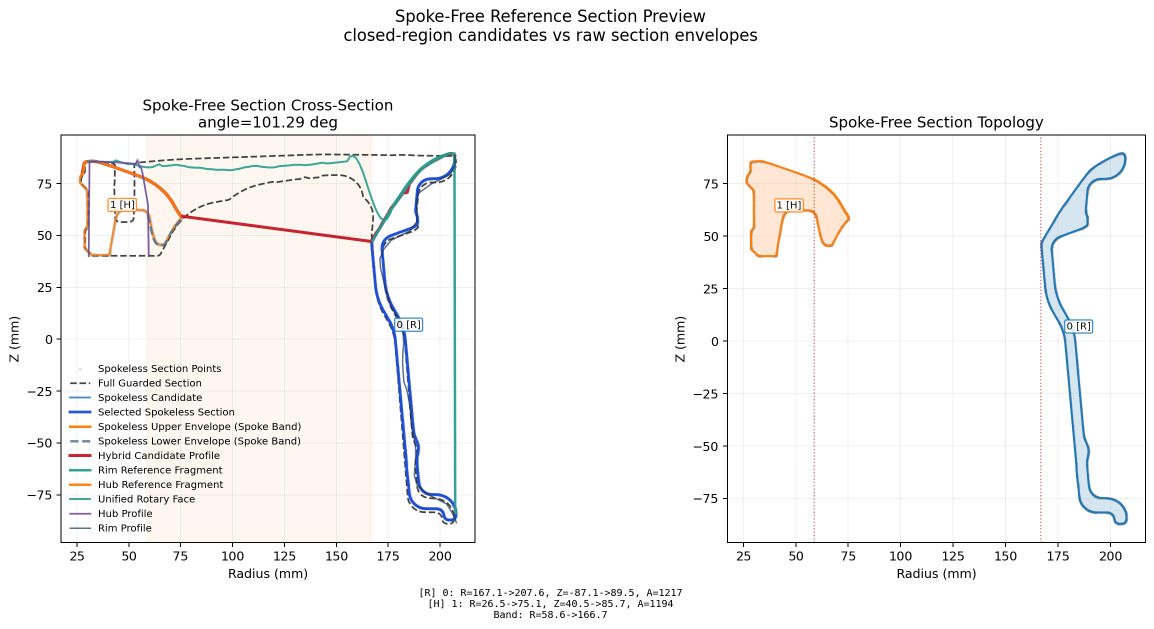
#> input picture specs/figures/stage01_spokeless_perception_4_2.png, 2308 x 1258 px (shown at 1/2 size)
$ python generate_stage_method_pipeline_figures.py
#> lines starting #> are read from the running program, lines starting #| are printed output that depends on the picture
from __future__ import annotations

from pathlib import Path
import shutil
import textwrap

import matplotlib

matplotlib.use("Agg")
import matplotlib.pyplot as plt
from matplotlib import font_manager
from matplotlib.patches import Ellipse, FancyArrowPatch, FancyBboxPatch, Circle, Rectangle, Wedge
from PIL import Image, ImageOps


ROOT = Path(__file__).resolve().parents[1]
FIG_DIR = ROOT / "specs" / "figures"
EXT_FIG_DIR = Path("F:/\u4e71\u4e03\u516b\u7cdf\u8d44\u6599/\u6bd5\u8bbe\u8d44\u6599/\u8bba\u6587\u56fe\u7247\u7d20\u6750")

SOURCE_FIGURES = {
    "stage01": FIG_DIR / "stage01_spokeless_perception_4_2.png",
    "stage02": FIG_DIR / "stage02_pcd_perception_4_3.png",
    "stage03": FIG_DIR / "stage03_hub_grooves_perception_4_4.png",
    "stage04": FIG_DIR / "stage04_spoke_member_diagnosis_4_5.png",
}


def zh(text: str) -> str:
    return text.encode("ascii").decode("unicode_escape")


def setup_font() -> None:
    for font_path in [
        r"C:\Windows\Fonts\msyh.ttc",
        r"C:\Windows\Fonts\simhei.ttf",
        r"C:\Windows\Fonts\simsun.ttc",
    ]:
        path = Path(font_path)
        if path.exists():
            font_manager.fontManager.addfont(path)
            plt.rcParams["font.sans-serif"] = [font_manager.FontProperties(fname=path).get_name()]
            break
    plt.rcParams["axes.unicode_minus"] = False


def wrap(text: str, width: int = 18) -> str:
    if any("\u4e00" <= ch <= "\u9fff" for ch in text):
        lines: list[str] = []
        current = ""
        for ch in text:
            current += ch
            if len(current) >= width:
                lines.append(current)
                current = ""
        if current:
            lines.append(current)
        return "\n".join(lines)
    return "\n".join(textwrap.wrap(text, width=width, break_long_words=True, replace_whitespace=False))


def add_arrow(fig, start: tuple[float, float], end: tuple[float, float], color: str = "#33556b") -> None:
    fig.patches.append(
        FancyArrowPatch(
            start,
            end,
            transform=fig.transFigure,
            arrowstyle="-|>",
            mutation_scale=18,
            linewidth=1.8,
            color=color,
            shrinkA=0,
            shrinkB=0,
        )
    )


def draw_card(ax, x: float, y: float, w: float, h: float, title: str, body: str, accent: str) -> None:
    ax.add_patch(
        FancyBboxPatch(
            (x, y),
            w,
            h,
            boxstyle="round,pad=0.018,rounding_size=0.03",
            linewidth=1.2,
            edgecolor=accent,
            facecolor="#f7fbfd",
        )
    )
    title_size = 9.7 if h < 0.14 else 11.5
    body_size = 8.2 if h < 0.14 else 9.6
    body_width = 18 if h < 0.14 else 16
    ax.text(x + 0.03, y + h - 0.026, title, fontsize=title_size, fontweight="bold", color="#102f43", va="top")
    ax.text(x + 0.03, y + h - 0.066, wrap(body, body_width), fontsize=body_size, color="#20272d", va="top", linespacing=1.20)


def draw_method_axis(ax, icon_kind: str, cards: list[tuple[str, str]], accent: str) -> None:
    ax.set_axis_off()
    ax.set_xlim(0, 1)
    ax.set_ylim(0, 1)
    ax.text(0.04, 0.96, zh(r"\u4e09\u7ef4\u611f\u77e5\u5165\u53e3"), fontsize=13, fontweight="bold", color="#102f43", va="top")
    draw_stage_schematic(ax, icon_kind, accent)
    ax.text(
        0.50,
        0.48,
        zh(r"\u5207\u7247\u6216\u6295\u5f71\u540e\u8f6c\u4e3a\u53ef\u5efa\u6a21\u53c2\u6570"),
        fontsize=9.2,
        color="#425767",
        ha="center",
        va="center",
    )
    y_positions = [0.325, 0.185, 0.045]
    for idx, ((title, body), y) in enumerate(zip(cards, y_positions), start=1):
        draw_card(ax, 0.07, y, 0.86, 0.105, f"{idx}. {title}", body, accent)
        if idx < len(cards):
            ax.annotate(
                "",
                xy=(0.50, y - 0.025),
                xytext=(0.50, y - 0.002),
                arrowprops=dict(arrowstyle="-|>", color=accent, lw=1.5),
            )


def draw_stage_schematic(ax, icon_kind: str, accent: str) -> None:
#> called with icon_kind = 'section', accent = '#2b6f9e'
    import math

    cx, cy = 0.50, 0.73
    if icon_kind == "section":
        ax.add_patch(Ellipse((cx, cy), 0.46, 0.23, angle=-12, fill=False, ec="#7f8d96", lw=1.6))
        ax.add_patch(Ellipse((cx + 0.04, cy - 0.02), 0.34, 0.15, angle=-12, fill=False, ec="#a7b0b6", lw=1.0))
        for offset in [-0.08, -0.04, 0.0, 0.04, 0.08]:
            ax.plot([cx - 0.20, cx + 0.22], [cy + offset, cy + offset - 0.08], color="#c0c8ce", lw=0.7)
        ax.add_patch(Rectangle((cx - 0.025, cy - 0.18), 0.05, 0.36, fc="#d9e6ef", ec=accent, lw=1.2, alpha=0.82))
        ax.text(cx, cy + 0.175, zh(r"\u8f74\u5411\u622a\u5e73\u9762"), fontsize=8.8, ha="center", color="#102f43")
        x = [0.25, 0.30, 0.35, 0.40, 0.48, 0.58, 0.64, 0.70, 0.75]
        y = [0.54, 0.55, 0.51, 0.43, 0.40, 0.42, 0.50, 0.55, 0.55]
        ax.plot(x, y, color=accent, lw=2.0)
        ax.scatter(x, y, s=7, color="#1b6fd0")
        ax.text(0.50, 0.505, zh(r"r-z \u622a\u9762\u8f6e\u5ed3"), fontsize=8.8, ha="center", color="#102f43")
    elif icon_kind == "pcd":
        for radius, lw in [(0.18, 1.5), (0.145, 1.0), (0.055, 1.3)]:
            ax.add_patch(Circle((cx, cy), radius, fill=False, ec="#7f8d96", lw=lw))
        ax.add_patch(Circle((cx, cy), 0.085, fill=False, ec=accent, lw=1.0, ls="--"))
        for i in range(10):
            a = math.radians(i * 36)
            ax.add_patch(Circle((cx + 0.085 * math.cos(a), cy + 0.085 * math.sin(a)), 0.011, fc="white", ec=accent, lw=1.5))
        ax.add_patch(Rectangle((0.24, 0.60), 0.52, 0.12, fc="#d9e6ef", ec=accent, lw=1.0, alpha=0.50))
        ax.text(0.50, 0.535, zh(r"\u7aef\u9762\u6295\u5f71\u8bc6\u522b\u5b54\u4f4d"), fontsize=8.8, ha="center", color="#102f43")
    elif icon_kind == "groove":
        for radius, lw in [(0.19, 1.4), (0.12, 1.0), (0.055, 1.2)]:
            ax.add_patch(Circle((cx, cy), radius, fill=False, ec="#7f8d96", lw=lw))
        for i in range(10):
            a = math.radians(i * 36)
            ax.add_patch(Circle((cx + 0.09 * math.cos(a), cy + 0.09 * math.sin(a)), 0.010, fc="white", ec="#6c757d", lw=1.0))
        for start in [25, 100, 175, 250, 325]:
            ax.add_patch(Wedge((cx, cy), 0.15, start, start + 34, width=0.045, fc="#ffd6d2", ec="#d44d42", lw=1.3))
        ax.add_patch(Rectangle((0.25, 0.62), 0.50, 0.08, fc="#d9e6ef", ec=accent, lw=1.0, alpha=0.45))
        ax.text(0.50, 0.535, zh(r"\u8f6e\u5fc3\u5c40\u90e8\u5207\u7247\u627e\u51f9\u69fd"), fontsize=8.8, ha="center", color="#102f43")
    else:
        for radius, lw in [(0.19, 1.4), (0.12, 1.0), (0.052, 1.2)]:
            ax.add_patch(Circle((cx, cy), radius, fill=False, ec="#7f8d96", lw=lw))
        for i in range(10):
            a = math.radians(i * 36 + 8)
            ax.plot(
                [cx + 0.06 * math.cos(a), cx + 0.165 * math.cos(a)],
                [cy + 0.06 * math.sin(a), cy + 0.165 * math.sin(a)],
                color="#b8c0c6",
                lw=3.0,
                solid_capstyle="round",
            )
        ax.add_patch(Wedge((cx, cy), 0.18, 18, 44, width=0.12, fc="#d8f0e4", ec=accent, lw=1.5, alpha=0.90))
        ax.plot([cx, cx + 0.18], [cy, cy + 0.065], color=accent, lw=1.2, ls="--")
        ax.text(0.50, 0.535, zh(r"\u6309\u89d2\u5ea6\u62c6\u6210\u8f90\u6761\u6210\u5458"), fontsize=8.8, ha="center", color="#102f43")


def show_source(ax, image_path: Path, title: str, crop: tuple[int, int, int, int] | None = None) -> None:
#> called with title = '真实截面候选与拟合结果'
    image = Image.open(image_path).convert("RGB")
    if crop is not None:
        image = image.crop(crop)
    image = ImageOps.expand(image, border=16, fill="white")
#> image: PIL image 2340x1290 RGB
    ax.imshow(image)
    ax.set_axis_off()
    ax.set_title(title, fontsize=12.5, fontweight="bold", color="#102f43", pad=8)


def draw_result_panel(ax, title: str, rows: list[tuple[str, str]], accent: str) -> None:
#> called with title = '建模依据', accent = '#2b6f9e'
    ax.set_axis_off()
    ax.set_xlim(0, 1)
    ax.set_ylim(0, 1)
    ax.text(0.04, 0.96, title, fontsize=13, fontweight="bold", color="#102f43", va="top")
    ax.add_patch(
        FancyBboxPatch(
            (0.04, 0.08),
            0.92,
            0.78,
            boxstyle="round,pad=0.02,rounding_size=0.035",
            linewidth=1.3,
            edgecolor="#9aaebc",
            facecolor="#f8fbfc",
        )
    )
    y = 0.78
    for key, value in rows:
        ax.text(0.09, y, key, fontsize=10.8, fontweight="bold", color=accent, va="top")
        ax.text(0.32, y, wrap(value, 14), fontsize=10.0, color="#20272d", va="top", linespacing=1.35)
        y -= 0.145


def create_figure(
    *,
    title: str,
    method_cards: list[tuple[str, str]],
    source_path: Path,
    source_title: str,
    result_rows: list[tuple[str, str]],
    output_name: str,
    icon_kind: str,
    accent: str,
    crop: tuple[int, int, int, int] | None = None,
) -> None:
    fig = plt.figure(figsize=(10.8, 5.8), dpi=240, facecolor="white")
    fig.suptitle(title, fontsize=18, fontweight="bold", color="#123a5a", y=0.965)
    gs = fig.add_gridspec(
        1,
        3,
        width_ratios=[1.05, 1.55, 1.05],
        left=0.045,
        right=0.985,
        bottom=0.09,
        top=0.84,
        wspace=0.16,
    )
    ax_left = fig.add_subplot(gs[0, 0])
    ax_mid = fig.add_subplot(gs[0, 1])
    ax_right = fig.add_subplot(gs[0, 2])
    draw_method_axis(ax_left, icon_kind, method_cards, accent)
    show_source(ax_mid, source_path, source_title, crop)
    draw_result_panel(ax_right, zh(r"\u5efa\u6a21\u4f9d\u636e"), result_rows, accent)
    add_arrow(fig, (0.31, 0.46), (0.34, 0.46), accent)
    add_arrow(fig, (0.68, 0.46), (0.71, 0.46), accent)

    output = FIG_DIR / output_name
    fig.savefig(output, bbox_inches="tight", facecolor="white")
    plt.close(fig)
    EXT_FIG_DIR.mkdir(parents=True, exist_ok=True)
    shutil.copy2(output, EXT_FIG_DIR / output.name)
    print(output)


def main() -> None:
    setup_font()
    FIG_DIR.mkdir(parents=True, exist_ok=True)

    create_figure(
        title=zh(r"\u8f6e\u8f8b\u8f6e\u5fc3\u56de\u8f6c\u4f53\u521b\u5efa\u65b9\u6cd5"),
        icon_kind="section",
        accent="#2b6f9e",
        method_cards=[
            (zh(r"\u8f74\u5411\u5207\u7247"), zh(r"\u6cbf\u65cb\u8f6c\u8f74\u53d6 r-z \u622a\u9762\u70b9\u4e91")),
            (zh(r"\u6392\u9664\u5e72\u6270"), zh(r"\u5f31\u5316\u5b54\u3001\u69fd\u548c\u8f90\u6761\u5c40\u90e8\u622a\u9762")),
            (zh(r"\u56de\u8f6c\u5efa\u6a21"), zh(r"\u7528\u7a33\u5b9a\u4e3b\u8f6e\u5ed3\u751f\u6210\u57fa\u4f53")),
        ],
        source_path=SOURCE_FIGURES["stage01"],
        source_title=zh(r"\u771f\u5b9e\u622a\u9762\u5019\u9009\u4e0e\u62df\u5408\u7ed3\u679c"),
        result_rows=[
            (zh(r"\u8f93\u5165"), zh(r"\u8f6e\u6bc2 STL \u7f51\u683c\u548c\u65cb\u8f6c\u8f74\u4f30\u8ba1")),
            (zh(r"\u8f93\u51fa"), zh(r"\u8f6e\u8f8b\u8f6e\u5ed3\u3001\u8f6e\u5fc3\u8f6e\u5ed3\u548c\u56de\u8f6c\u9762\u8fb9\u754c")),
            (zh(r"\u5efa\u6a21"), zh(r"\u6309\u8be5 r-z \u8f6e\u5ed3\u56f4\u7ed5\u4e2d\u5fc3\u8f74\u751f\u6210\u7a33\u5b9a\u4e3b\u4f53")),
            (zh(r"\u9650\u5236"), zh(r"\u5b54\u4f4d\u3001\u51f9\u69fd\u548c\u8f90\u6761\u7559\u5230\u540e\u7eed\u9636\u6bb5")),
        ],
        output_name="stage01_method_pipeline_slice.png",
    )

    create_figure(
        title=zh(r"\u8f6e\u5fc3 PCD \u5b54\u521b\u5efa\u65b9\u6cd5"),
        icon_kind="pcd",
        accent="#2667d8",
        method_cards=[
            (zh(r"\u7aef\u9762\u6295\u5f71"), zh(r"\u5728\u8f6e\u5fc3\u6b63\u9762\u627e\u5706\u5f62\u5b54\u5019\u9009")),
            (zh(r"\u62df\u5408 PCD"), zh(r"\u7528\u5b54\u4e2d\u5fc3\u6821\u9a8c\u7b49\u89d2\u5ea6\u5206\u5e03")),
            (zh(r"\u9635\u5217\u5207\u9664"), zh(r"\u6309\u5b54\u6570\u3001\u5b54\u5f84\u548c\u534a\u5f84\u51cf\u6750")),
        ],
        source_path=SOURCE_FIGURES["stage02"],
        source_title=zh(r"\u771f\u5b9e PCD \u5b54\u9635\u8bc6\u522b\u7ed3\u679c"),
        result_rows=[
            (zh(r"\u5b54\u6570"), zh(r"10 \u4e2a\u87ba\u6813\u5b54")),
            ("PCD", "200.3 mm"),
            (zh(r"\u5b54\u5f84"), "12.0 mm"),
            (zh(r"\u5efa\u6a21"), zh(r"\u5728\u7a33\u5b9a\u8f6e\u5fc3\u4e3b\u4f53\u4e0a\u6309\u5706\u5468\u9635\u5217\u5207\u9664")),
        ],
        output_name="stage02_method_pipeline_pcd.png",
        crop=(60, 40, 1445, 1425),
    )
#> call 2 of show_source, with title = '真实 PCD 孔阵识别结果', crop = (60, 40, 1445, 1425)
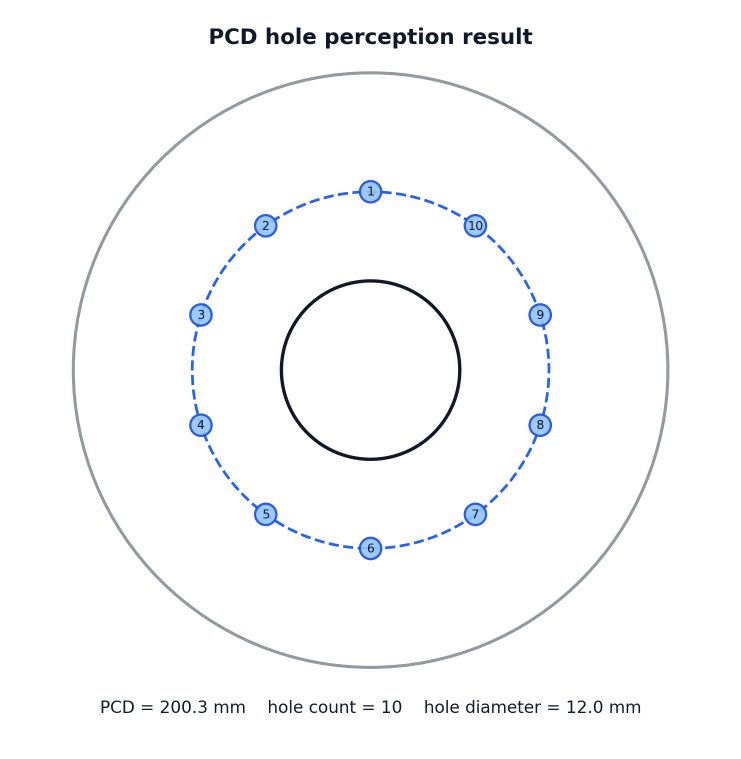
#> input picture specs/figures/stage02_pcd_perception_4_3.png, 1482 x 1517 px (shown at 1/2 size)

    create_figure(
        title=zh(r"\u8f6e\u5fc3\u975e\u5b54\u7279\u5f81\u521b\u5efa\u65b9\u6cd5"),
        icon_kind="groove",
        accent="#c94f45",
        method_cards=[
            (zh(r"\u56fa\u5b9a\u5b54\u4f4d"), zh(r"\u4e0d\u518d\u91cd\u65b0\u6539\u52a8\u4e2d\u5fc3\u5b54\u548c PCD \u5b54")),
            (zh(r"\u5c40\u90e8\u5207\u7247"), zh(r"\u5728\u8f6e\u5fc3\u73af\u5e26\u63d0\u53d6\u51f9\u69fd\u548c\u53f0\u9636")),
            (zh(r"\u8868\u9762\u7ec6\u4fee"), zh(r"\u7528\u6d45\u5207\u9664\u3001\u8865\u5f62\u548c\u8fc7\u6e21\u8fb9\u754c\u6062\u590d")),
        ],
        source_path=SOURCE_FIGURES["stage03"],
        source_title=zh(r"\u771f\u5b9e\u8f6e\u5fc3\u51f9\u69fd\u5019\u9009 overlay"),
        result_rows=[
            (zh(r"\u8f93\u5165"), zh(r"\u5df2\u5b8c\u6210\u7684\u56de\u8f6c\u4e3b\u4f53\u548c PCD \u5b54\u9635")),
            (zh(r"\u7ea2\u8272"), zh(r"\u5f85\u8865\u5145\u7684\u51f9\u69fd\u6216\u5c40\u90e8\u51cf\u6750\u533a\u57df")),
            (zh(r"\u84dd\u8272"), zh(r"\u8f6e\u5fc3\u53ef\u7528\u8fb9\u754c\u548c\u5c40\u90e8\u5206\u6790\u8303\u56f4")),
            (zh(r"\u5efa\u6a21"), zh(r"\u6309\u5c40\u90e8\u8fb9\u754c\u505a\u6d45\u5207\u9664\u3001\u53f0\u9636\u6216\u8865\u5f62")),
        ],
        output_name="stage03_method_pipeline_nonhole.png",
        crop=(55, 35, 1215, 1220),
    )
#> call 3 of create_figure, with title = '轮心非孔特征创建方法', source_title = '真实轮心凹槽候选 overlay', output_name = 'stage03_method_pipeline_nonhole.png', icon_kind = 'groove', accent = '#c94f45', crop = (55, 35, 1215, 1220)
#> call 3 of show_source, with title = '真实轮心凹槽候选 overlay', crop = (55, 35, 1215, 1220)
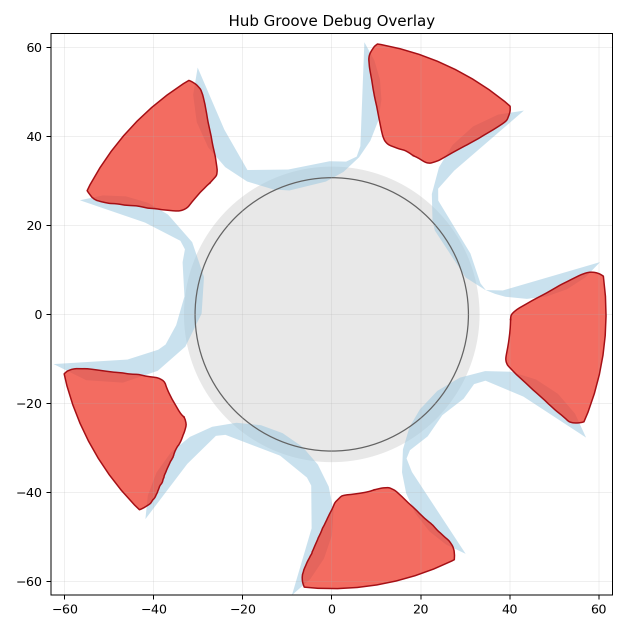
#> input picture specs/figures/stage03_hub_grooves_perception_4_4.png, 1260 x 1260 px (shown at 1/2 size)
#> in create_figure (call 3), `fig.savefig(output, bbox_inches="tight", facecolor="white")`:
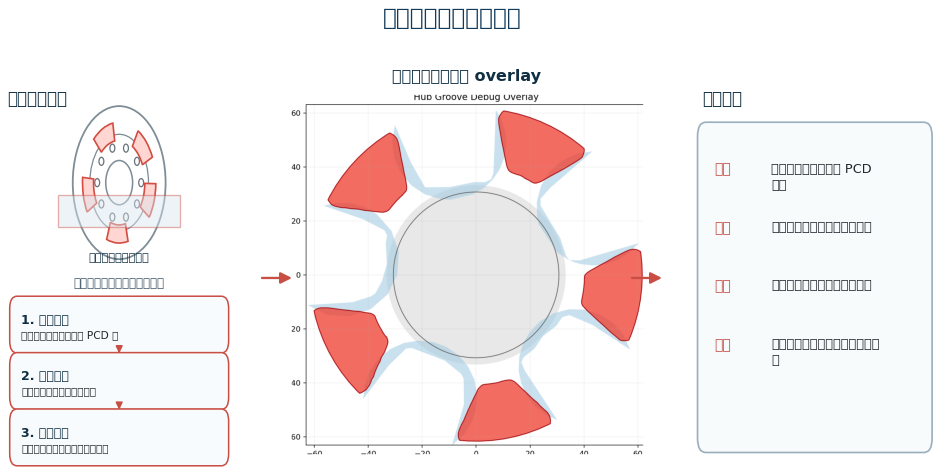
#> figure drawn by matplotlib, 3 panels

    create_figure(
        title=zh(r"\u8f90\u6761\u751f\u6210\u4e0e\u4fee\u6b63\u65b9\u6cd5"),
        icon_kind="spoke",
        accent="#28745a",
        method_cards=[
            (zh(r"\u6210\u5458\u5207\u7247"), zh(r"\u6309\u89d2\u5ea6\u62c6\u5206\u8f90\u6761\u6210\u5458\u5e76\u53d6\u5c40\u90e8\u8f6e\u5ed3")),
            (zh(r"\u57fa\u7840\u62c9\u4f38"), zh(r"\u5148\u751f\u6210\u80fd\u8fde\u63a5\u8f6e\u5fc3\u548c\u8f6e\u8f8b\u7684\u7b80\u5355\u4f53")),
            (zh(r"\u5dee\u5f02\u7ec6\u4fee"), zh(r"\u7528\u70b9\u4e91\u548c\u89c6\u89c9\u5bf9\u6bd4\u4fee\u6b63\u8fb9\u754c")),
        ],
        source_path=SOURCE_FIGURES["stage04"],
        source_title=zh(r"\u771f\u5b9e\u8f90\u6761\u6210\u5458\u5dee\u5f02\u8bca\u65ad"),
        result_rows=[
            (zh(r"\u84dd\u8272"), zh(r"\u53c2\u8003STL\u6709\u800c\u5019\u9009CAD\u7f3a\u5c11\u7684\u533a\u57df")),
            (zh(r"\u7ea2\u8272"), zh(r"\u5019\u9009CAD\u591a\u51fa\u6216\u8fb9\u754c\u504f\u79fb\u7684\u533a\u57df")),
            (zh(r"\u6210\u5458"), zh(r"\u6309 m0-m9 \u5206\u522b\u68c0\u67e5\u8f90\u6761\u5c40\u90e8")),
            (zh(r"\u5efa\u6a21"), zh(r"\u6309\u8bc4\u4f30\u53cd\u9988\u4fee\u6b63\u8f90\u6761\u5bbd\u5ea6\u3001\u8fde\u63a5\u548c\u8fc7\u6e21")),
        ],
        output_name="stage04_method_pipeline_spoke.png",
        crop=(0, 0, 1800, 560),
    )
#> call 4 of create_figure, with title = '辐条生成与修正方法', source_title = '真实辐条成员差异诊断', output_name = 'stage04_method_pipeline_spoke.png', icon_kind = 'spoke', accent = '#28745a', crop = (0, 0, 1800, 560)
#> call 4 of show_source, with title = '真实辐条成员差异诊断', crop = (0, 0, 1800, 560)
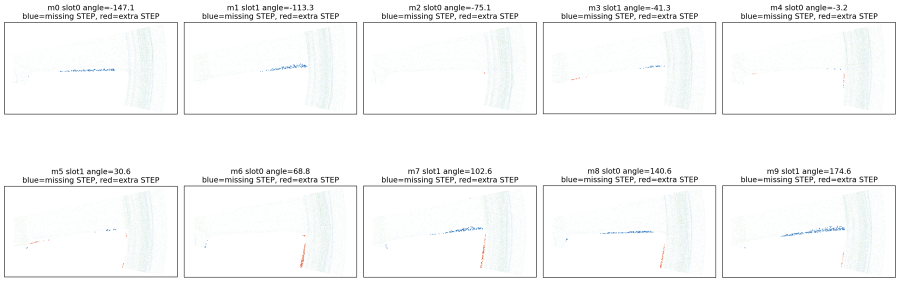
#> input picture specs/figures/stage04_spoke_member_diagnosis_4_5.png, 1800 x 564 px (shown at 1/2 size)
#> in show_source (call 4), `image = image.crop(crop)`:
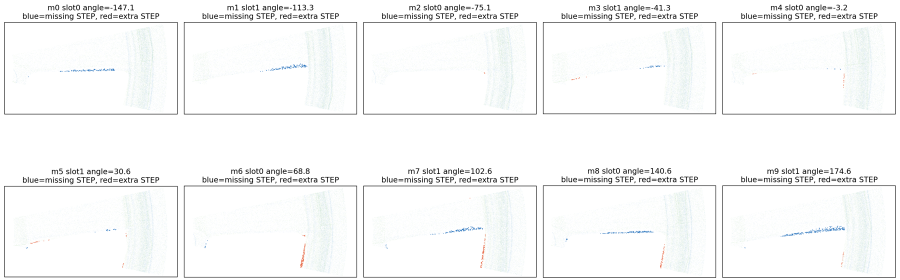
#> image: PIL image 1800x560 RGB (shown at 1/2 size); mean R, G, B 246.9, 247.7, 247.6
#> in show_source (call 4), `image = ImageOps.expand(image, border=16, fill="white")`:
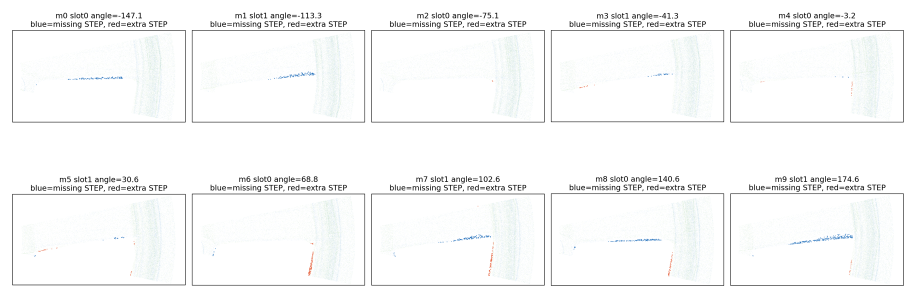
#> image: PIL image 1832x592 RGB (shown at 1/2 size); mean R, G, B 247.5, 248.2, 248.1
#> in create_figure (call 4), `fig.savefig(output, bbox_inches="tight", facecolor="white")`:
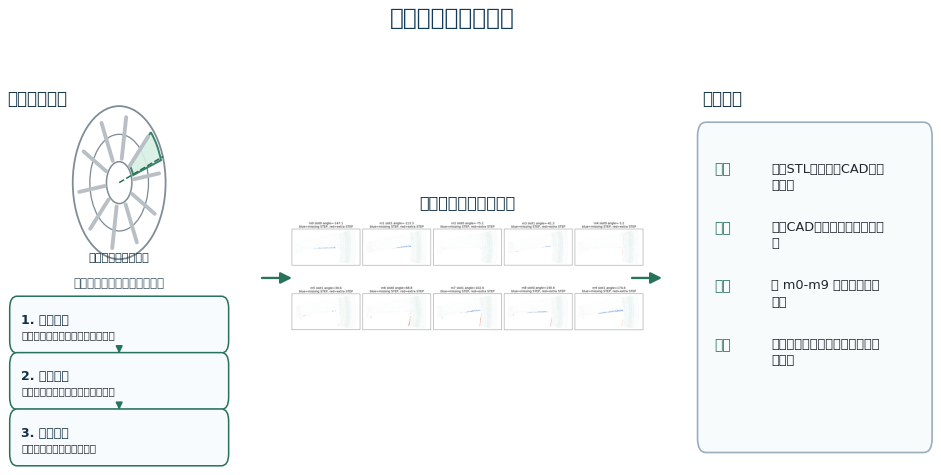
#> figure drawn by matplotlib, 3 panels


if __name__ == "__main__":
    main()
